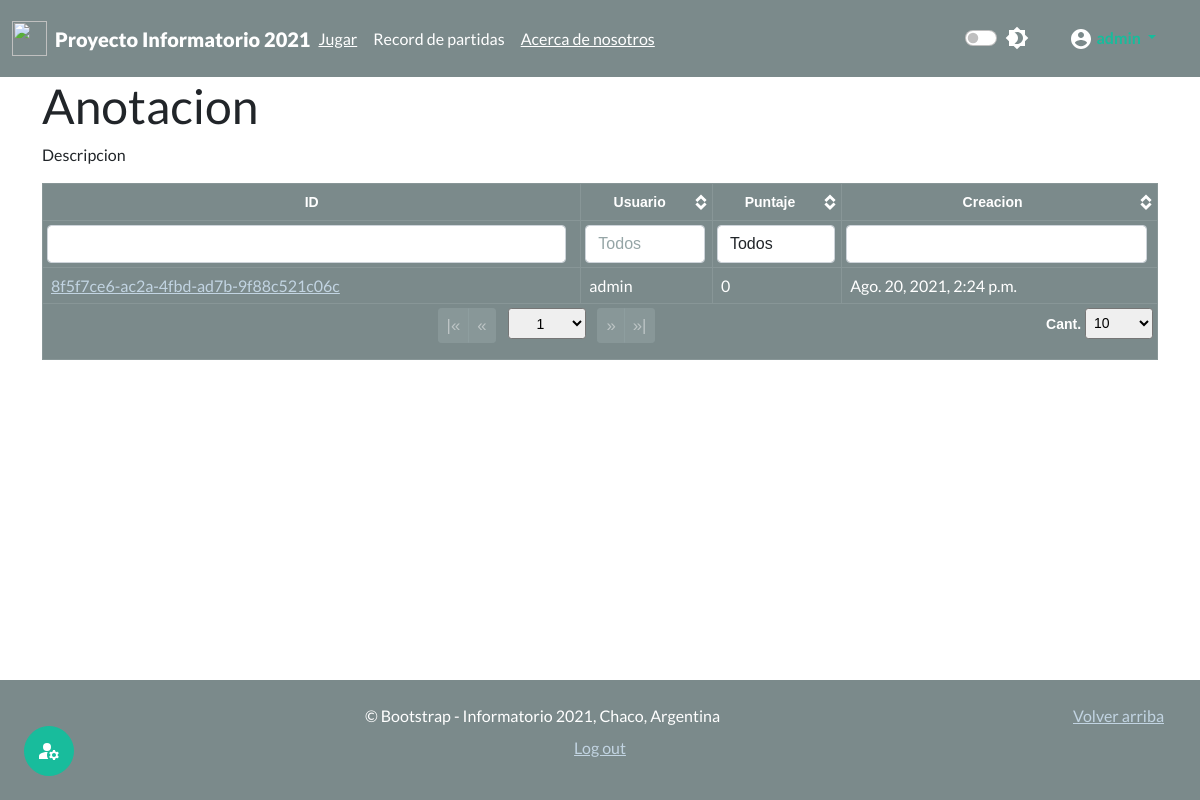
/useradmin/act (signed in), run on the app's committed database.
### juego_chaco/models.py (models this page shows)
class Partida(models.Model):
    id=models.UUIDField(primary_key=True, default=uuid.uuid4, editable=False)
    usuario=models.ForeignKey(User,on_delete=models.CASCADE)
    puntuacion=models.IntegerField()
    fecha = models.DateTimeField(auto_now_add=True, editable=False)

### useradministrator/views.py (the view)
# urls.py: path('useradmin/<str:id>',views.mi_useradmin,name="mi_useradmin"),
@login_required(login_url="login")
@permission_required('authusuario.es_usuario_admin',raise_exception=True)
def mi_useradmin(request,id):
    sw={"prg":admin_cuestionarios,"usr":admin_usuarios,"act":admin_actividades}
    func= sw.get(id,"ERROR")
    if func != "ERROR":
        return func(request)
    raise Http404

### useradministrator/views.py (called while the page is built)
def admin_actividades(request):
    lista_partidas=Partida.objects.all()
    print(lista_partidas)
    context={"partidas":lista_partidas}
    return render(request,'admin/admin_actividades.html',context)

### templates/admin/admin_actividades.html (shortened to what this page needs)
{% extends 'base.html' %}
{% load static %}
{% block load_scr %}
<link href={% static 'css/theme.bootstrap_4.css' %} rel="stylesheet">
<link href={% static 'css/jquery.tablesorter.pager.css' %} rel="stylesheet">
{% endblock  %}
{% block content %}
<div class="container">
  <h1>Anotacion</h2>
  <p>Descripcion</p>
  <table class="table table-dark table-bordered table-hover table-responsive">
    <thead class="thead-dark text-center">
      <tr>
        <th class="sorter-false filter-exact">ID</th>
        <th class="filter-exact" data-placeholder="Todos">Usuario</th>
        <th class="filter-select filter-exact" data-placeholder="Todos">Puntaje</th>
        <th class="filter-exact">Creacion</th>
    </thead>
    <tfoot class="text-center">
      <tr>
        <th colspan="7" class="ts-pager">
          <div class="form-inline">
            <div class="btn-group btn-group-sm mx-1" role="group">
              <button type="button" class="btn btn-secondary first" title="first">|&laquo;</button>
              <button type="button" class="btn btn-secondary prev" title="previous">&laquo;</button>
            </div>
            <select class="form-control-sm custom-select px-4 mx-1 pagenum" title="N° de página"></select>
            <div class="btn-group btn-group-sm mx-1" role="group">
              <button type="button" class="btn btn-secondary next" title="next">&raquo;</button>
              <button type="button" class="btn btn-secondary last" title="last">&raquo;|</button>
            </div>
            <p class="float-end">
              <a>Cant.</a>
              <select class="form-control-sm custom-select px-1 pagesize" title="Seleccione el tamaño de página">
                <option selected="selected" value="10">10</option>
            </p>
          </div>
        </th>
      </tr>
    </tfoot>
    <tbody>
      {% for partida in partidas %}
        <tr>
        <td><a href= {% url 'ver-partida' partida.pk %}>{{partida.pk}}</a></td>
        <td>{{partida.usuario}}</td>
        <td>{{partida.puntuacion}}</td>
        <td>{{partida.fecha}}</td>
        </tr>
      {% endfor %}
    </tbody>
  </table>
</div>
{% endblock  %}

### templates/admin/admin_actividades.html (style rules this page uses)
.tablesorter-pager .btn-group-sm .btn { font-size: 1.2em; }

### data on the page
Partida: pk "8f5f7ce6-ac2a-4fbd-ad7b-9f88c521c06c", usuario "admin", puntuacion "0", fecha "Ago. 20, 2021, 2:24 p.m."
